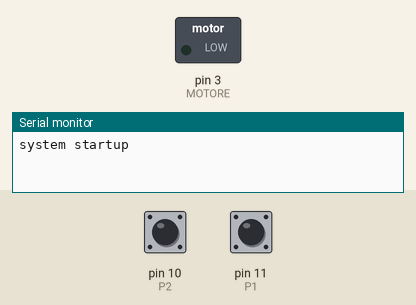
The sketch below on a simulated Arduino Uno, built with avr-gcc and run on an emulated ATmega328P. Shown: switched loads named in the sketch (green lamp = pin HIGH), the last lines printed to the serial monitor. The test bench sets the inputs (shaded band); at power-on: pin 10 (P2) HIGH, pin 11 (P1) HIGH.

Above: at 1.2 s.
1.3 s: pin 10 (P2) pulled LOW for 0.15 s
At 2.3 s:
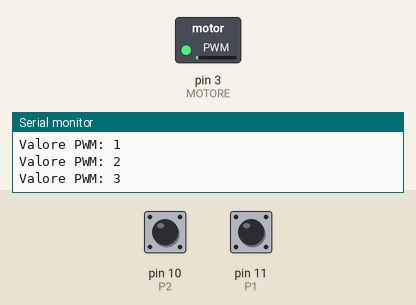
2.9 s: pin 10 (P2) pulled LOW for 3.2 s
At 7.0 s:
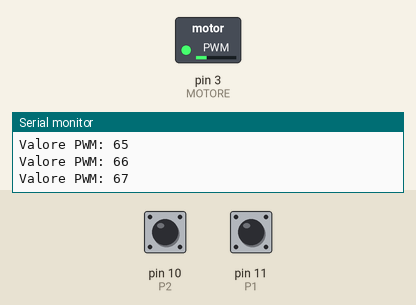
7.6 s: pin 10 (P2) pulled LOW for 3.2 s
At 11.2 s:
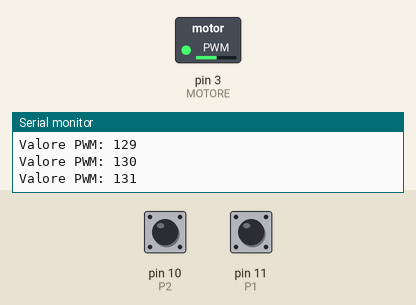
12.3 s: pin 11 (P1) pulled LOW for 1 s
At 12.49 s:
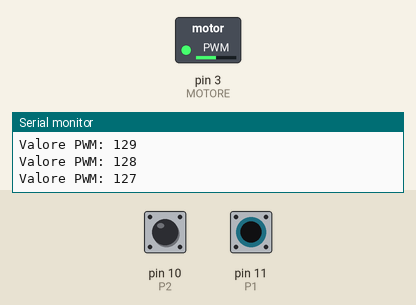
15.3 s: pin 11 (P1) pulled LOW for 3.2 s
At 19.6 s:
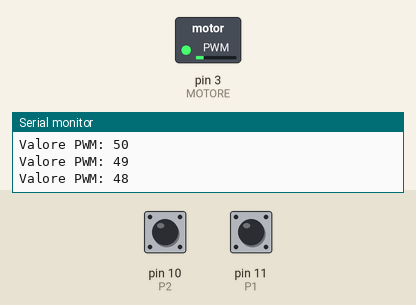
20.0 s: pin 10 (P2) pulled LOW for 1 s
At 20.17 s:
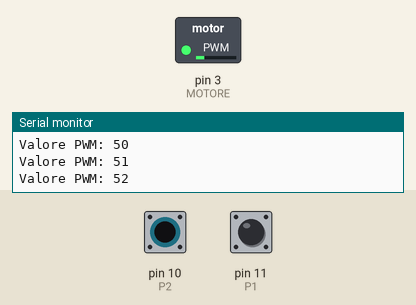
Timing chart, 0 to 23.0 s (numbered marks = the images above; inputs shaded):
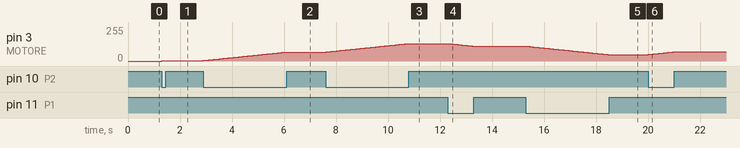

The sketch:

Progetto_03.pde
```cpp
/*
2 pulsanti disponibili che permettono di regolare la velocità del motore. Da fermo il motore si avvierà partendo circa da Val_PWM pari a 125
Visualizzazione su seriale del valore impostato
*/

int Val_PWM = 0; //Valore per PWM (0-255)
const int P1 = 11;    //Pulsante decremento
const int P2 = 10;    //Pulsante incremento
const int MOTORE =  3;  //Motore


void setup()
{
  Serial.begin(9600);
  Serial.println("system startup");
  pinMode(P1, INPUT);  //Impostazione PIN come ingresso
  pinMode(P2, INPUT);  //Impostazione PIN come ingresso
  pinMode(MOTORE, OUTPUT);  //Impostazione PIN come uscita
  digitalWrite(P1, HIGH);  //Abilitazione pull-up
  digitalWrite(P2, HIGH);  //Abilitazione pull-up
}

void loop()
{
  //Lettura stato pulsante 1 (Decremento velocità)
  if (digitalRead(P1) == LOW)
  {
    if ((Val_PWM > 0) and (Val_PWM <= 255))
    {
      //Decremento velocità
      Val_PWM=Val_PWM-1;
      Serial.print("Valore PWM: ");
      Serial.println(Val_PWM, DEC);
    }
  }

  //Lettura stato pulsante 2 (Incremento velocità)
  if (digitalRead(P2) == LOW)
  {
    if ((Val_PWM >= 0) and (Val_PWM < 255))
    {
      //Incremento velocità
      Val_PWM=Val_PWM+1;
      Serial.print("Valore PWM: ");
      Serial.println(Val_PWM, DEC);
    }
  }
  analogWrite(MOTORE, Val_PWM);  //Imposto velocità
  delay(50);  //Attesa
}
```

Measured:
- after the input at 1.3 s, pin 3 (MOTORE): 0/255 → 3/255 at once
- after the input at 2.9 s, pin 3 (MOTORE): moves from 3/255 to 67/255 over 3.2 s, starting at once
- after the input at 7.6 s, pin 3 (MOTORE): moves from 67/255 to 131/255 over 3.2 s, starting at once
- after the input at 12.3 s, pin 3 (MOTORE): moves from 131/255 to 111/255 over 0.96 s, starting at once
- after the input at 15.3 s, pin 3 (MOTORE): moves from 111/255 to 48/255 over 3.1 s, starting at once
- after the input at 20.0 s, pin 3 (MOTORE): moves from 48/255 to 68/255 over 0.95 s, starting at once
